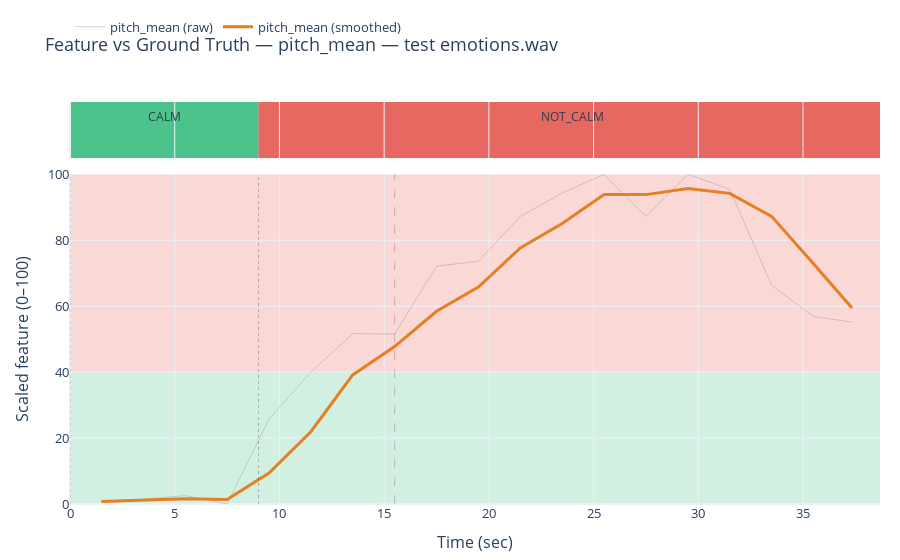
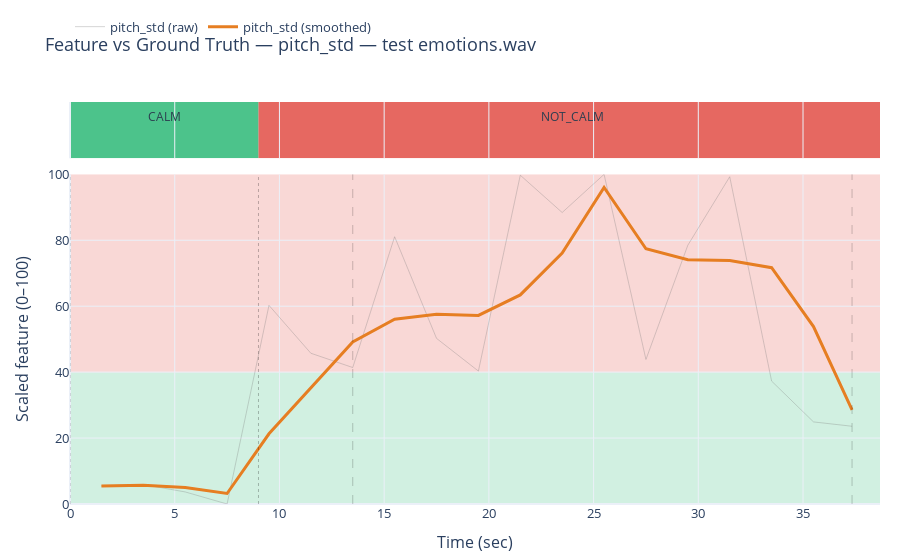
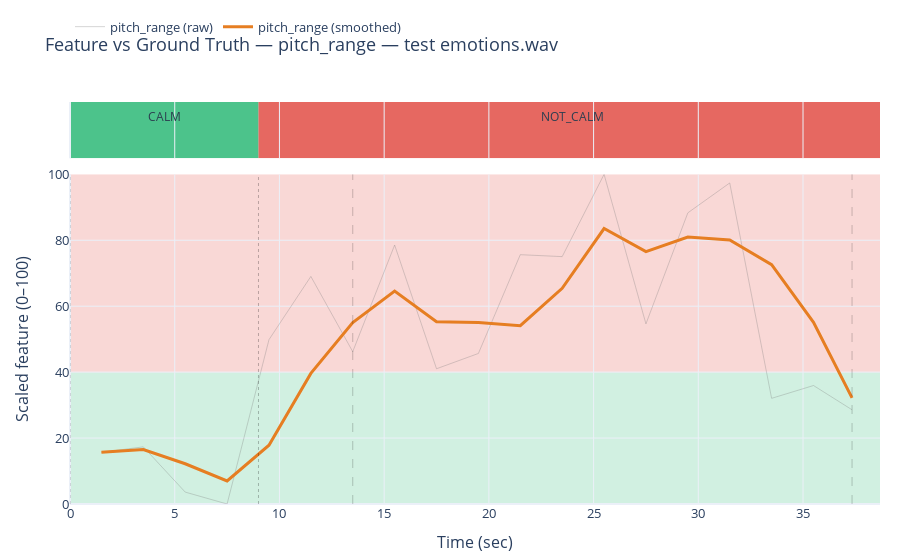
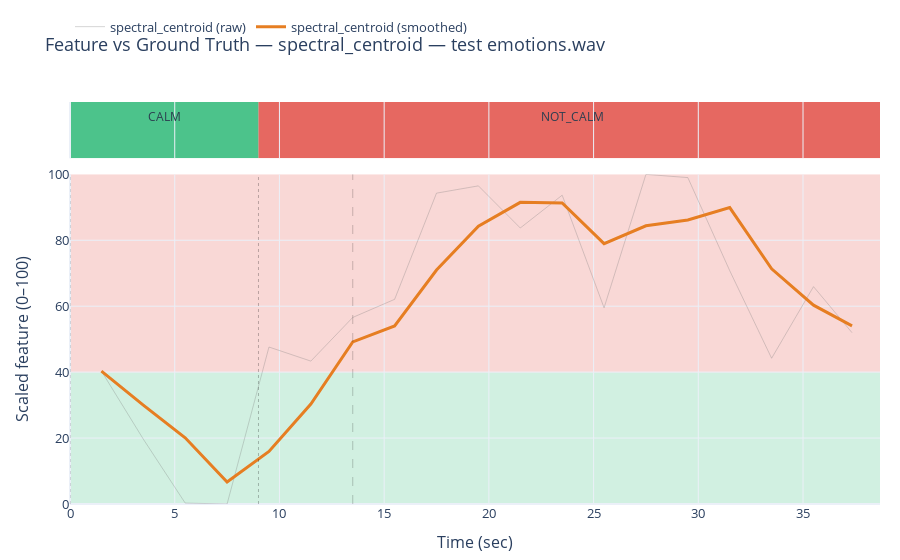

Write notebook code for charts like these, in order.
### Markdown cell above
### Step 4 - Feature plots (optional)
- Visual-only plots per feature for inspection.

### Code cell
# Step 4 — Per-feature plots (visual only)
import numpy as np
import pandas as pd
import plotly.graph_objects as go

if 'df_fused' not in globals() or df_fused is None or df_fused.empty:
    print("Run Step 3 first.")
elif 'annotations_for_plot' not in globals():
    print("No GT annotations. Run Step 2.")
else:
    FEATURES_TO_PLOT = [
        "pitch_mean",
        "pitch_std",
        "pitch_range",
        "spectral_centroid",
        "spectral_bandwidth",
        "spectral_rolloff",
        "spectral_flux",
        "zcr",
        "pitch_jitter",
        "rms",
        "rms_std",
        "rms_ratio",
        "voiced_ratio",
        "pause_flag",
        "sentiment_score",
    ]

    USE_QUANTILES = True
    LOW_Q = 0.05
    HIGH_Q = 0.95

    def _scale_to_0_100(series):
        s = pd.to_numeric(series, errors="coerce")
        if USE_QUANTILES:
            lo = float(s.quantile(LOW_Q))
            hi = float(s.quantile(HIGH_Q))
        else:
            lo = float(s.min())
            hi = float(s.max())
        if not np.isfinite(lo) or not np.isfinite(hi) or hi - lo < 1e-9:
            return None
        return ((s - lo) / (hi - lo) * 100.0).clip(0, 100)

    def _apply_hysteresis(scores, thr_enter, thr_exit):
        if len(scores) == 0:
            return []
        state = "CALM" if scores[0] < thr_enter else "NOT_CALM"
        labels = []
        for s in scores:
            if state == "CALM" and s >= thr_enter:
                state = "NOT_CALM"
            elif state == "NOT_CALM" and s < thr_exit:
                state = "CALM"
            labels.append(state)
        return labels

    # Keep x-axis aligned to audio duration
    audio_duration_sec = float(df_fused['time_sec'].max()) if 'time_sec' in df_fused.columns else 0.0
    if 'audio' in globals() and audio is not None and len(audio) > 0:
        audio_duration_sec = len(audio) / sr
    audio_duration_sec = max(0.0, audio_duration_sec)

    for feat in FEATURES_TO_PLOT:
        if feat not in df_fused.columns:
            continue
        scaled = _scale_to_0_100(df_fused[feat])
        if scaled is None:
            print(f"Skipping {feat}: not enough variance")
            continue

        df_plot = pd.DataFrame({
            "time_sec": df_fused["time_sec"].to_numpy(),
            "raw": scaled.to_numpy(),
        })
        smooth_win = int(globals().get("VIS_SMOOTH_WINDOW", 3))
        df_plot["smoothed"] = pd.Series(df_plot["raw"]).rolling(window=smooth_win, min_periods=1).mean()

        fig = go.Figure()

        # GT — separate Y2 axis
        GT_COLORS = {
            "CALM": "rgba(0, 170, 90, 0.70)",
            "NOT_CALM": "rgba(220, 40, 30, 0.70)",
        }
        for seg in annotations_for_plot:
            label = seg["label"].upper()
            fig.add_shape(
                type="rect",
                x0=seg["start"],
                x1=seg["end"],
                y0=0,
                y1=1,
                yref="y2",
                fillcolor=GT_COLORS[label],
                line=dict(width=0),
                layer="below",
            )
            fig.add_annotation(
                x=(seg["start"] + seg["end"]) / 2,
                xref="x",
                y=0.99,
                yref="paper",
                text=label,
                showarrow=False,
                font=dict(size=12, color="#2c3e50"),
            )

        # GT change markers
        if annotations_for_plot:
            gt_change_points = sorted({seg["start"] for seg in annotations_for_plot} | {seg["end"] for seg in annotations_for_plot})
            for x in gt_change_points:
                fig.add_vline(x=x, line_width=1, line_dash="dot", line_color="rgba(0,0,0,0.25)")

        # Feature raw + smoothed
        fig.add_trace(
            go.Scatter(
                x=df_plot["time_sec"],
                y=df_plot["raw"],
                name=f"{feat} (raw)",
                mode="lines",
                line=dict(color="rgba(120,120,120,0.3)", width=1),
                hoverinfo="skip",
                yaxis="y",
            )
        )
        fig.add_trace(
            go.Scatter(
                x=df_plot["time_sec"],
                y=df_plot["smoothed"],
                name=f"{feat} (smoothed)",
                mode="lines",
                line=dict(color="#E67E22", width=3),
                yaxis="y",
            )
        )

        # Model change markers (hysteresis on smoothed feature)
        scores = df_plot["smoothed"].to_numpy()
        thr_enter = THRESHOLD_NOT_CALM + HYSTERESIS_DELTA
        thr_exit = max(0, THRESHOLD_NOT_CALM - HYSTERESIS_DELTA)
        pred_labels = _apply_hysteresis(scores, thr_enter, thr_exit)
        change_times = [
            df_plot["time_sec"].iloc[i]
            for i in range(1, len(pred_labels))
            if pred_labels[i] != pred_labels[i - 1]
        ]
        for x in change_times:
            fig.add_vline(x=x, line_width=1, line_dash="dash", line_color="rgba(0,0,0,0.2)")

        # Emotion zones (reference only)
        fig.add_hrect(
            y0=0, y1=THRESHOLD_NOT_CALM,
            fillcolor="rgba(0,170,90,0.18)",
            line_width=0,
            layer="below",
            yref="y",
        )
        fig.add_hrect(
            y0=THRESHOLD_NOT_CALM, y1=100,
            fillcolor="rgba(220,40,30,0.18)",
            line_width=0,
            layer="below",
            yref="y",
        )

        fig.update_layout(
            title=f"Feature vs Ground Truth — {feat} — {dropdown.value}",
            xaxis=dict(title="Time (sec)", range=[0, audio_duration_sec]),
            yaxis=dict(
                title="Scaled feature (0–100)",
                range=[0, 100],
                domain=[0.0, 0.82],
            ),
            yaxis2=dict(
                range=[0, 1],
                domain=[0.86, 1.0],
                visible=False,
            ),
            hovermode="x unified",
            plot_bgcolor="white",
            paper_bgcolor="white",
            template="plotly_white",
            font=dict(size=13),
            legend=dict(
                orientation="h",
                yanchor="bottom",
                y=1.15,
                xanchor="left",
                x=0,
            ),
            margin=dict(l=70, r=20, t=90, b=50),
            height=560,
        )
        fig.show()

### Figure 1 — Plotly figure (JSON) as saved in the notebook; plotly's stock layout.template omitted (floating-point values rounded to 4 significant figures)
{"data": [{"hoverinfo": "skip", "line": {"color": "rgba(120,120,120,0.3)", "width": 1}, "mode": "lines", "name": "pitch_mean (raw)", "type": "scatter", "x": [1.5, 3.5, 5.5, 7.5, 9.5, 11.5, 13.5, 15.5, 17.5, 19.5, 21.5, 23.5, 25.5, 27.5, 29.5, 31.5, 33.5, 35.5, 37.34], "y": [0.748, 1.481, 2.542, 0.0, 25.72, 40.03, 51.69, 51.53, 72.18, 73.66, 87.25, 94.35, 99.98, 87.22, 100.0, 95.47, 66.34, 56.85, 55.2], "yaxis": "y"}, {"line": {"color": "#E67E22", "width": 3}, "mode": "lines", "name": "pitch_mean (smoothed)", "type": "scatter", "x": [1.5, 3.5, 5.5, 7.5, 9.5, 11.5, 13.5, 15.5, 17.5, 19.5, 21.5, 23.5, 25.5, 27.5, 29.5, 31.5, 33.5, 35.5, 37.34], "y": [0.748, 1.115, 1.591, 1.341, 9.42, 21.91, 39.14, 47.75, 58.46, 65.79, 77.69, 85.09, 93.86, 93.85, 95.74, 94.23, 87.27, 72.89, 59.47], "yaxis": "y"}], "layout": {"annotations": [{"font": {"color": "#2c3e50", "size": 12}, "showarrow": false, "text": "CALM", "x": 4.5, "xref": "x", "y": 0.99, "yref": "paper"}, {"font": {"color": "#2c3e50", "size": 12}, "showarrow": false, "text": "NOT_CALM", "x": 24, "xref": "x", "y": 0.99, "yref": "paper"}], "font": {"size": 13}, "height": 560, "hovermode": "x unified", "legend": {"orientation": "h", "x": 0, "xanchor": "left", "y": 1.15, "yanchor": "bottom"}, "margin": {"b": 50, "l": 70, "r": 20, "t": 90}, "paper_bgcolor": "white", "plot_bgcolor": "white", "shapes": [{"fillcolor": "rgba(0, 170, 90, 0.70)", "layer": "below", "line": {"width": 0}, "type": "rect", "x0": 0, "x1": 9, "y0": 0, "y1": 1, "yref": "y2"}, {"fillcolor": "rgba(220, 40, 30, 0.70)", "layer": "below", "line": {"width": 0}, "type": "rect", "x0": 9, "x1": 39, "y0": 0, "y1": 1, "yref": "y2"}, {"line": {"color": "rgba(0,0,0,0.25)", "dash": "dot", "width": 1}, "type": "line", "x0": 0, "x1": 0, "xref": "x", "y0": 0, "y1": 1, "yref": "y domain"}, {"line": {"color": "rgba(0,0,0,0.25)", "dash": "dot", "width": 1}, "type": "line", "x0": 9, "x1": 9, "xref": "x", "y0": 0, "y1": 1, "yref": "y domain"}, {"line": {"color": "rgba(0,0,0,0.25)", "dash": "dot", "width": 1}, "type": "line", "x0": 39, "x1": 39, "xref": "x", "y0": 0, "y1": 1, "yref": "y domain"}, {"line": {"color": "rgba(0,0,0,0.2)", "dash": "dash", "width": 1}, "type": "line", "x0": 15.5, "x1": 15.5, "xref": "x", "y0": 0, "y1": 1, "yref": "y domain"}, {"fillcolor": "rgba(0,170,90,0.18)", "layer": "below", "line": {"width": 0}, "type": "rect", "x0": 0, "x1": 1, "xref": "x domain", "y0": 0, "y1": 40, "yref": "y"}, {"fillcolor": "rgba(220,40,30,0.18)", "layer": "below", "line": {"width": 0}, "type": "rect", "x0": 0, "x1": 1, "xref": "x domain", "y0": 40, "y1": 100, "yref": "y"}], "title": {"text": "Feature vs Ground Truth — pitch_mean — test emotions.wav"}, "xaxis": {"range": [0, 38.67], "title": {"text": "Time (sec)"}}, "yaxis": {"domain": [0, 0.82], "range": [0, 100], "title": {"text": "Scaled feature (0–100)"}}, "yaxis2": {"domain": [0.86, 1], "range": [0, 1], "visible": false}}}

### Figure 2 — Plotly figure (JSON) as saved in the notebook; plotly's stock layout.template omitted (floating-point values rounded to 4 significant figures)
{"data": [{"hoverinfo": "skip", "line": {"color": "rgba(120,120,120,0.3)", "width": 1}, "mode": "lines", "name": "pitch_std (raw)", "type": "scatter", "x": [1.5, 3.5, 5.5, 7.5, 9.5, 11.5, 13.5, 15.5, 17.5, 19.5, 21.5, 23.5, 25.5, 27.5, 29.5, 31.5, 33.5, 35.5, 37.34], "y": [5.483, 5.898, 3.662, 0.0, 60.26, 45.73, 41.4, 81.09, 50.25, 40.32, 99.74, 88.42, 100.0, 43.85, 78.5, 99.27, 37.28, 24.9, 23.59], "yaxis": "y"}, {"line": {"color": "#E67E22", "width": 3}, "mode": "lines", "name": "pitch_std (smoothed)", "type": "scatter", "x": [1.5, 3.5, 5.5, 7.5, 9.5, 11.5, 13.5, 15.5, 17.5, 19.5, 21.5, 23.5, 25.5, 27.5, 29.5, 31.5, 33.5, 35.5, 37.34], "y": [5.483, 5.691, 5.014, 3.187, 21.31, 35.33, 49.13, 56.07, 57.58, 57.22, 63.44, 76.16, 96.06, 77.42, 74.12, 73.88, 71.69, 53.82, 28.59], "yaxis": "y"}], "layout": {"annotations": [{"font": {"color": "#2c3e50", "size": 12}, "showarrow": false, "text": "CALM", "x": 4.5, "xref": "x", "y": 0.99, "yref": "paper"}, {"font": {"color": "#2c3e50", "size": 12}, "showarrow": false, "text": "NOT_CALM", "x": 24, "xref": "x", "y": 0.99, "yref": "paper"}], "font": {"size": 13}, "height": 560, "hovermode": "x unified", "legend": {"orientation": "h", "x": 0, "xanchor": "left", "y": 1.15, "yanchor": "bottom"}, "margin": {"b": 50, "l": 70, "r": 20, "t": 90}, "paper_bgcolor": "white", "plot_bgcolor": "white", "shapes": [{"fillcolor": "rgba(0, 170, 90, 0.70)", "layer": "below", "line": {"width": 0}, "type": "rect", "x0": 0, "x1": 9, "y0": 0, "y1": 1, "yref": "y2"}, {"fillcolor": "rgba(220, 40, 30, 0.70)", "layer": "below", "line": {"width": 0}, "type": "rect", "x0": 9, "x1": 39, "y0": 0, "y1": 1, "yref": "y2"}, {"line": {"color": "rgba(0,0,0,0.25)", "dash": "dot", "width": 1}, "type": "line", "x0": 0, "x1": 0, "xref": "x", "y0": 0, "y1": 1, "yref": "y domain"}, {"line": {"color": "rgba(0,0,0,0.25)", "dash": "dot", "width": 1}, "type": "line", "x0": 9, "x1": 9, "xref": "x", "y0": 0, "y1": 1, "yref": "y domain"}, {"line": {"color": "rgba(0,0,0,0.25)", "dash": "dot", "width": 1}, "type": "line", "x0": 39, "x1": 39, "xref": "x", "y0": 0, "y1": 1, "yref": "y domain"}, {"line": {"color": "rgba(0,0,0,0.2)", "dash": "dash", "width": 1}, "type": "line", "x0": 13.5, "x1": 13.5, "xref": "x", "y0": 0, "y1": 1, "yref": "y domain"}, {"line": {"color": "rgba(0,0,0,0.2)", "dash": "dash", "width": 1}, "type": "line", "x0": 37.34, "x1": 37.34, "xref": "x", "y0": 0, "y1": 1, "yref": "y domain"}, {"fillcolor": "rgba(0,170,90,0.18)", "layer": "below", "line": {"width": 0}, "type": "rect", "x0": 0, "x1": 1, "xref": "x domain", "y0": 0, "y1": 40, "yref": "y"}, {"fillcolor": "rgba(220,40,30,0.18)", "layer": "below", "line": {"width": 0}, "type": "rect", "x0": 0, "x1": 1, "xref": "x domain", "y0": 40, "y1": 100, "yref": "y"}], "title": {"text": "Feature vs Ground Truth — pitch_std — test emotions.wav"}, "xaxis": {"range": [0, 38.67], "title": {"text": "Time (sec)"}}, "yaxis": {"domain": [0, 0.82], "range": [0, 100], "title": {"text": "Scaled feature (0–100)"}}, "yaxis2": {"domain": [0.86, 1], "range": [0, 1], "visible": false}}}

### Figure 3 — Plotly figure (JSON) as saved in the notebook; plotly's stock layout.template omitted (floating-point values rounded to 4 significant figures)
{"data": [{"hoverinfo": "skip", "line": {"color": "rgba(120,120,120,0.3)", "width": 1}, "mode": "lines", "name": "pitch_range (raw)", "type": "scatter", "x": [1.5, 3.5, 5.5, 7.5, 9.5, 11.5, 13.5, 15.5, 17.5, 19.5, 21.5, 23.5, 25.5, 27.5, 29.5, 31.5, 33.5, 35.5, 37.34], "y": [15.68, 17.34, 3.613, 0.0, 49.85, 69.03, 46.21, 78.55, 41.03, 45.67, 75.63, 75.04, 100.0, 54.64, 88.32, 97.39, 32.06, 35.94, 28.58], "yaxis": "y"}, {"line": {"color": "#E67E22", "width": 3}, "mode": "lines", "name": "pitch_range (smoothed)", "type": "scatter", "x": [1.5, 3.5, 5.5, 7.5, 9.5, 11.5, 13.5, 15.5, 17.5, 19.5, 21.5, 23.5, 25.5, 27.5, 29.5, 31.5, 33.5, 35.5, 37.34], "y": [15.68, 16.51, 12.21, 6.983, 17.82, 39.63, 55.03, 64.6, 55.26, 55.08, 54.11, 65.45, 83.56, 76.56, 80.99, 80.12, 72.59, 55.13, 32.19], "yaxis": "y"}], "layout": {"annotations": [{"font": {"color": "#2c3e50", "size": 12}, "showarrow": false, "text": "CALM", "x": 4.5, "xref": "x", "y": 0.99, "yref": "paper"}, {"font": {"color": "#2c3e50", "size": 12}, "showarrow": false, "text": "NOT_CALM", "x": 24, "xref": "x", "y": 0.99, "yref": "paper"}], "font": {"size": 13}, "height": 560, "hovermode": "x unified", "legend": {"orientation": "h", "x": 0, "xanchor": "left", "y": 1.15, "yanchor": "bottom"}, "margin": {"b": 50, "l": 70, "r": 20, "t": 90}, "paper_bgcolor": "white", "plot_bgcolor": "white", "shapes": [{"fillcolor": "rgba(0, 170, 90, 0.70)", "layer": "below", "line": {"width": 0}, "type": "rect", "x0": 0, "x1": 9, "y0": 0, "y1": 1, "yref": "y2"}, {"fillcolor": "rgba(220, 40, 30, 0.70)", "layer": "below", "line": {"width": 0}, "type": "rect", "x0": 9, "x1": 39, "y0": 0, "y1": 1, "yref": "y2"}, {"line": {"color": "rgba(0,0,0,0.25)", "dash": "dot", "width": 1}, "type": "line", "x0": 0, "x1": 0, "xref": "x", "y0": 0, "y1": 1, "yref": "y domain"}, {"line": {"color": "rgba(0,0,0,0.25)", "dash": "dot", "width": 1}, "type": "line", "x0": 9, "x1": 9, "xref": "x", "y0": 0, "y1": 1, "yref": "y domain"}, {"line": {"color": "rgba(0,0,0,0.25)", "dash": "dot", "width": 1}, "type": "line", "x0": 39, "x1": 39, "xref": "x", "y0": 0, "y1": 1, "yref": "y domain"}, {"line": {"color": "rgba(0,0,0,0.2)", "dash": "dash", "width": 1}, "type": "line", "x0": 13.5, "x1": 13.5, "xref": "x", "y0": 0, "y1": 1, "yref": "y domain"}, {"line": {"color": "rgba(0,0,0,0.2)", "dash": "dash", "width": 1}, "type": "line", "x0": 37.34, "x1": 37.34, "xref": "x", "y0": 0, "y1": 1, "yref": "y domain"}, {"fillcolor": "rgba(0,170,90,0.18)", "layer": "below", "line": {"width": 0}, "type": "rect", "x0": 0, "x1": 1, "xref": "x domain", "y0": 0, "y1": 40, "yref": "y"}, {"fillcolor": "rgba(220,40,30,0.18)", "layer": "below", "line": {"width": 0}, "type": "rect", "x0": 0, "x1": 1, "xref": "x domain", "y0": 40, "y1": 100, "yref": "y"}], "title": {"text": "Feature vs Ground Truth — pitch_range — test emotions.wav"}, "xaxis": {"range": [0, 38.67], "title": {"text": "Time (sec)"}}, "yaxis": {"domain": [0, 0.82], "range": [0, 100], "title": {"text": "Scaled feature (0–100)"}}, "yaxis2": {"domain": [0.86, 1], "range": [0, 1], "visible": false}}}

### Figure 4 — Plotly figure (JSON) as saved in the notebook; plotly's stock layout.template omitted (floating-point values rounded to 4 significant figures)
{"data": [{"hoverinfo": "skip", "line": {"color": "rgba(120,120,120,0.3)", "width": 1}, "mode": "lines", "name": "spectral_centroid (raw)", "type": "scatter", "x": [1.5, 3.5, 5.5, 7.5, 9.5, 11.5, 13.5, 15.5, 17.5, 19.5, 21.5, 23.5, 25.5, 27.5, 29.5, 31.5, 33.5, 35.5, 37.34], "y": [40.32, 19.68, 0.2809, 0.0, 47.62, 43.35, 56.59, 62.09, 94.3, 96.51, 83.73, 93.68, 59.53, 100.0, 99.02, 70.79, 44.21, 65.94, 51.97], "yaxis": "y"}, {"line": {"color": "#E67E22", "width": 3}, "mode": "lines", "name": "spectral_centroid (smoothed)", "type": "scatter", "x": [1.5, 3.5, 5.5, 7.5, 9.5, 11.5, 13.5, 15.5, 17.5, 19.5, 21.5, 23.5, 25.5, 27.5, 29.5, 31.5, 33.5, 35.5, 37.34], "y": [40.32, 30.0, 20.1, 6.655, 15.97, 30.32, 49.19, 54.01, 70.99, 84.3, 91.51, 91.31, 78.98, 84.4, 86.18, 89.94, 71.34, 60.31, 54.04], "yaxis": "y"}], "layout": {"annotations": [{"font": {"color": "#2c3e50", "size": 12}, "showarrow": false, "text": "CALM", "x": 4.5, "xref": "x", "y": 0.99, "yref": "paper"}, {"font": {"color": "#2c3e50", "size": 12}, "showarrow": false, "text": "NOT_CALM", "x": 24, "xref": "x", "y": 0.99, "yref": "paper"}], "font": {"size": 13}, "height": 560, "hovermode": "x unified", "legend": {"orientation": "h", "x": 0, "xanchor": "left", "y": 1.15, "yanchor": "bottom"}, "margin": {"b": 50, "l": 70, "r": 20, "t": 90}, "paper_bgcolor": "white", "plot_bgcolor": "white", "shapes": [{"fillcolor": "rgba(0, 170, 90, 0.70)", "layer": "below", "line": {"width": 0}, "type": "rect", "x0": 0, "x1": 9, "y0": 0, "y1": 1, "yref": "y2"}, {"fillcolor": "rgba(220, 40, 30, 0.70)", "layer": "below", "line": {"width": 0}, "type": "rect", "x0": 9, "x1": 39, "y0": 0, "y1": 1, "yref": "y2"}, {"line": {"color": "rgba(0,0,0,0.25)", "dash": "dot", "width": 1}, "type": "line", "x0": 0, "x1": 0, "xref": "x", "y0": 0, "y1": 1, "yref": "y domain"}, {"line": {"color": "rgba(0,0,0,0.25)", "dash": "dot", "width": 1}, "type": "line", "x0": 9, "x1": 9, "xref": "x", "y0": 0, "y1": 1, "yref": "y domain"}, {"line": {"color": "rgba(0,0,0,0.25)", "dash": "dot", "width": 1}, "type": "line", "x0": 39, "x1": 39, "xref": "x", "y0": 0, "y1": 1, "yref": "y domain"}, {"line": {"color": "rgba(0,0,0,0.2)", "dash": "dash", "width": 1}, "type": "line", "x0": 13.5, "x1": 13.5, "xref": "x", "y0": 0, "y1": 1, "yref": "y domain"}, {"fillcolor": "rgba(0,170,90,0.18)", "layer": "below", "line": {"width": 0}, "type": "rect", "x0": 0, "x1": 1, "xref": "x domain", "y0": 0, "y1": 40, "yref": "y"}, {"fillcolor": "rgba(220,40,30,0.18)", "layer": "below", "line": {"width": 0}, "type": "rect", "x0": 0, "x1": 1, "xref": "x domain", "y0": 40, "y1": 100, "yref": "y"}], "title": {"text": "Feature vs Ground Truth — spectral_centroid — test emotions.wav"}, "xaxis": {"range": [0, 38.67], "title": {"text": "Time (sec)"}}, "yaxis": {"domain": [0, 0.82], "range": [0, 100], "title": {"text": "Scaled feature (0–100)"}}, "yaxis2": {"domain": [0.86, 1], "range": [0, 1], "visible": false}}}
